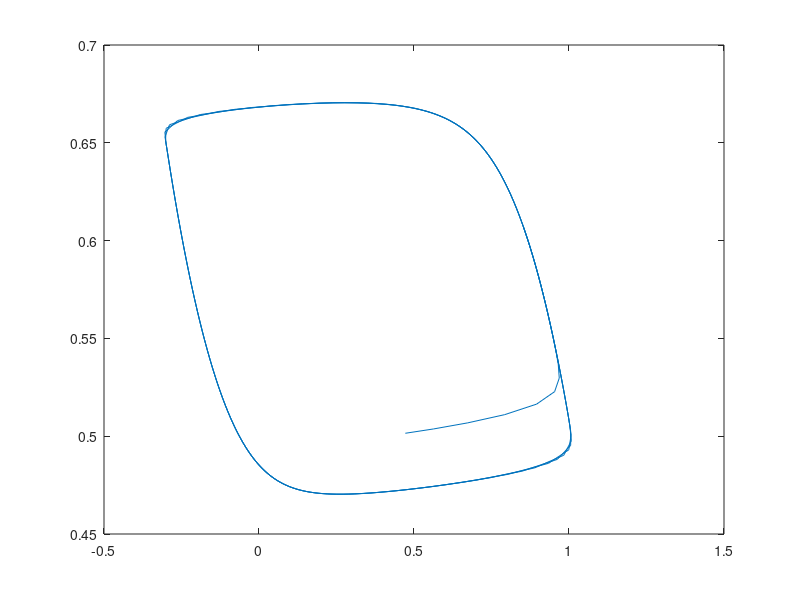

The MATLAB source for this figure:
%% FitzHugh-Nagumo
% Parameters
epsilon = 0.01;
alpha = 0.1;
gamma = 0.5;
Iapp = 0.5;

% starting values
v = 0.4;
w = 0.5;
t = 0;

% chosen time step
dt = 0.01;

% Given equations
i = 0;
while i < 299
    f = v.*(1 - v).*(v - alpha);      % for 0 < alpha < 1, epsilon << 1

    dv = (dt./epsilon) .* (f - w + Iapp);
    dw = dt.*(v - gamma.*w);

    t = t + dt;
    v = v + dv;
    w = w + dw;
    
    t_array(1 + i) = t;
    v_array(1 + i) = v;
    w_array(1 + i) = w;
    i = i + 1;
end

%plot(t_array, v_array)
% xlabel("time")
% ylabel("v")
% 
 figure
 plot(v_array, w_array)
% xlabel("v")
% ylabel("w")

%plot(t_array, v_array)

%% 